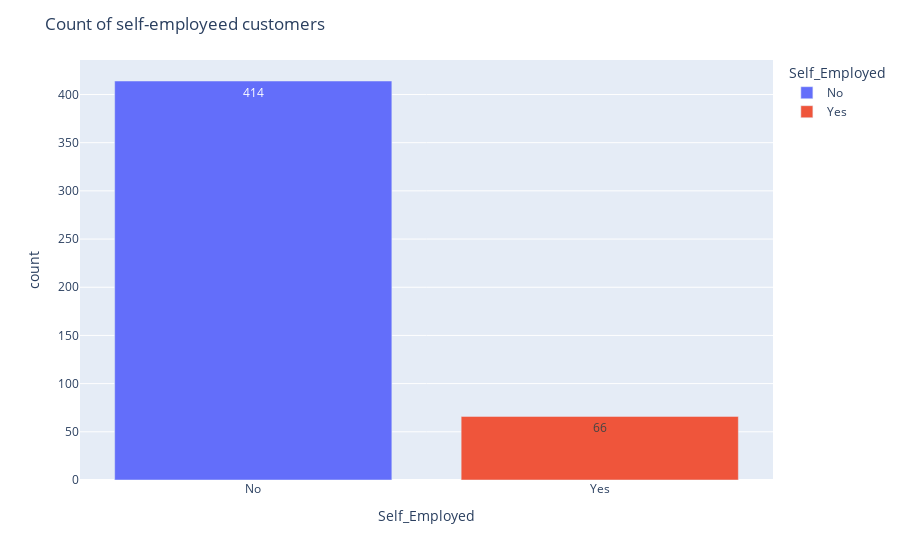

Notebook source saved alongside this figure:
### Code cell
fig = px.bar(df_employeed, x="Self_Employed", y="count", color="Self_Employed",text_auto=True)
fig.update_layout(title_text='Count of self-employeed customers')
fig.show()

### Figure 1 — Plotly figure (JSON) as saved in the notebook; plotly's stock layout.template omitted (floating-point values rounded to 4 significant figures)
{"data": [{"alignmentgroup": "True", "hovertemplate": "Self_Employed=%{x}<br>count=%{y}<extra></extra>", "legendgroup": "No", "marker": {"color": "#636efa", "pattern": {"shape": ""}}, "name": "No", "offsetgroup": "No", "orientation": "v", "showlegend": true, "textposition": "auto", "texttemplate": "%{y}", "type": "bar", "x": ["No"], "xaxis": "x", "y": [414], "yaxis": "y"}, {"alignmentgroup": "True", "hovertemplate": "Self_Employed=%{x}<br>count=%{y}<extra></extra>", "legendgroup": "Yes", "marker": {"color": "#EF553B", "pattern": {"shape": ""}}, "name": "Yes", "offsetgroup": "Yes", "orientation": "v", "showlegend": true, "textposition": "auto", "texttemplate": "%{y}", "type": "bar", "x": ["Yes"], "xaxis": "x", "y": [66], "yaxis": "y"}], "layout": {"barmode": "relative", "legend": {"title": {"text": "Self_Employed"}, "tracegroupgap": 0}, "margin": {"t": 60}, "title": {"text": "Count of self-employeed customers"}, "xaxis": {"anchor": "y", "categoryarray": ["No", "Yes"], "categoryorder": "array", "domain": [0, 1], "title": {"text": "Self_Employed"}}, "yaxis": {"anchor": "x", "domain": [0, 1], "title": {"text": "count"}}}}
